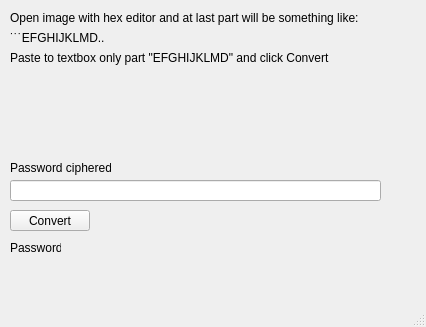
<?xml version="1.0" encoding="UTF-8"?>
<ui version="4.0">
 <class>restorepass</class>
 <widget class="QMainWindow" name="restorepass">
  <property name="geometry">
   <rect>
    <x>0</x>
    <y>0</y>
    <width>426</width>
    <height>327</height>
   </rect>
  </property>
  <property name="windowTitle">
   <string>MainWindow</string>
  </property>
  <widget class="QWidget" name="centralwidget">
   <widget class="QLabel" name="label">
    <property name="geometry">
     <rect>
      <x>10</x>
      <y>160</y>
      <width>101</width>
      <height>16</height>
     </rect>
    </property>
    <property name="text">
     <string>Password ciphered:</string>
    </property>
   </widget>
   <widget class="QLabel" name="label_5">
    <property name="geometry">
     <rect>
      <x>10</x>
      <y>50</y>
      <width>361</width>
      <height>16</height>
     </rect>
    </property>
    <property name="text">
     <string>Paste to textbox only part &quot;EFGHIJKLMD&quot; and click Convert</string>
    </property>
   </widget>
   <widget class="QLabel" name="label_3">
    <property name="geometry">
     <rect>
      <x>10</x>
      <y>10</y>
      <width>361</width>
      <height>16</height>
     </rect>
    </property>
    <property name="text">
     <string>Open image with hex editor and at last part will be something like:</string>
    </property>
   </widget>
   <widget class="QLabel" name="label_4">
    <property name="geometry">
     <rect>
      <x>10</x>
      <y>30</y>
      <width>361</width>
      <height>16</height>
     </rect>
    </property>
    <property name="text">
     <string>˙˙˙EFGHIJKLMD..</string>
    </property>
   </widget>
   <widget class="QLineEdit" name="lineEdit">
    <property name="geometry">
     <rect>
      <x>10</x>
      <y>180</y>
      <width>371</width>
      <height>21</height>
     </rect>
    </property>
   </widget>
   <widget class="QLabel" name="label_2">
    <property name="geometry">
     <rect>
      <x>10</x>
      <y>240</y>
      <width>51</width>
      <height>16</height>
     </rect>
    </property>
    <property name="text">
     <string>Password:</string>
    </property>
   </widget>
   <widget class="QLabel" name="lblPass">
    <property name="geometry">
     <rect>
      <x>70</x>
      <y>240</y>
      <width>311</width>
      <height>16</height>
     </rect>
    </property>
    <property name="text">
     <string/>
    </property>
   </widget>
   <widget class="QPushButton" name="btnDecipher">
    <property name="geometry">
     <rect>
      <x>10</x>
      <y>210</y>
      <width>80</width>
      <height>21</height>
     </rect>
    </property>
    <property name="text">
     <string>Convert</string>
    </property>
   </widget>
  </widget>
  <widget class="QMenuBar" name="menubar">
   <property name="geometry">
    <rect>
     <x>0</x>
     <y>0</y>
     <width>426</width>
     <height>20</height>
    </rect>
   </property>
  </widget>
  <widget class="QStatusBar" name="statusbar"/>
 </widget>
 <resources/>
 <connections/>
</ui>
